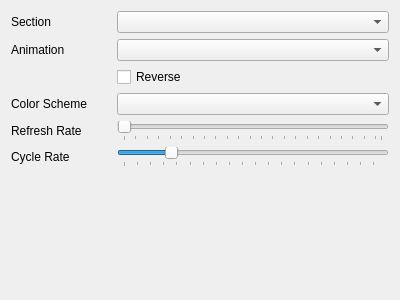
<?xml version="1.0" encoding="UTF-8"?>
<ui version="4.0">
 <class>MaestroControl</class>
 <widget class="QWidget" name="MaestroControl">
  <property name="geometry">
   <rect>
    <x>0</x>
    <y>0</y>
    <width>400</width>
    <height>300</height>
   </rect>
  </property>
  <property name="windowTitle">
   <string>Form</string>
  </property>
  <layout class="QGridLayout" name="gridLayout_2">
   <item row="0" column="0">
    <layout class="QFormLayout" name="controlLayout">
     <item row="0" column="0">
      <widget class="QLabel" name="sectionLabel">
       <property name="minimumSize">
        <size>
         <width>100</width>
         <height>0</height>
        </size>
       </property>
       <property name="text">
        <string>Section</string>
       </property>
      </widget>
     </item>
     <item row="0" column="1">
      <widget class="QComboBox" name="sectionComboBox">
       <property name="minimumSize">
        <size>
         <width>150</width>
         <height>0</height>
        </size>
       </property>
      </widget>
     </item>
     <item row="1" column="0">
      <widget class="QLabel" name="animationLabel">
       <property name="minimumSize">
        <size>
         <width>100</width>
         <height>0</height>
        </size>
       </property>
       <property name="text">
        <string>Animation</string>
       </property>
      </widget>
     </item>
     <item row="1" column="1">
      <widget class="QComboBox" name="animationComboBox">
       <property name="minimumSize">
        <size>
         <width>150</width>
         <height>0</height>
        </size>
       </property>
      </widget>
     </item>
     <item row="2" column="1">
      <widget class="QCheckBox" name="reverseAnimationCheckBox">
       <property name="text">
        <string>Reverse</string>
       </property>
      </widget>
     </item>
     <item row="3" column="0">
      <widget class="QLabel" name="colorLabel">
       <property name="minimumSize">
        <size>
         <width>100</width>
         <height>0</height>
        </size>
       </property>
       <property name="text">
        <string>Color Scheme</string>
       </property>
      </widget>
     </item>
     <item row="3" column="1">
      <widget class="QComboBox" name="colorComboBox">
       <property name="minimumSize">
        <size>
         <width>150</width>
         <height>0</height>
        </size>
       </property>
       <property name="currentText">
        <string/>
       </property>
       <property name="sizeAdjustPolicy">
        <enum>QComboBox::AdjustToContents</enum>
       </property>
      </widget>
     </item>
     <item row="4" column="0">
      <widget class="QLabel" name="refreshLabel">
       <property name="minimumSize">
        <size>
         <width>100</width>
         <height>0</height>
        </size>
       </property>
       <property name="text">
        <string>Refresh Rate</string>
       </property>
      </widget>
     </item>
     <item row="4" column="1">
      <widget class="QSlider" name="refreshSlider">
       <property name="minimum">
        <number>5</number>
       </property>
       <property name="maximum">
        <number>50</number>
       </property>
       <property name="pageStep">
        <number>8</number>
       </property>
       <property name="orientation">
        <enum>Qt::Horizontal</enum>
       </property>
       <property name="invertedAppearance">
        <bool>false</bool>
       </property>
       <property name="tickPosition">
        <enum>QSlider::TicksBelow</enum>
       </property>
       <property name="tickInterval">
        <number>2</number>
       </property>
      </widget>
     </item>
     <item row="5" column="0">
      <widget class="QLabel" name="cycleLabel">
       <property name="minimumSize">
        <size>
         <width>100</width>
         <height>0</height>
        </size>
       </property>
       <property name="text">
        <string>Cycle Rate</string>
       </property>
      </widget>
     </item>
     <item row="5" column="1">
      <widget class="QSlider" name="cycleSlider">
       <property name="minimum">
        <number>20</number>
       </property>
       <property name="maximum">
        <number>1000</number>
       </property>
       <property name="singleStep">
        <number>5</number>
       </property>
       <property name="value">
        <number>200</number>
       </property>
       <property name="orientation">
        <enum>Qt::Horizontal</enum>
       </property>
       <property name="tickPosition">
        <enum>QSlider::TicksBelow</enum>
       </property>
       <property name="tickInterval">
        <number>50</number>
       </property>
      </widget>
     </item>
    </layout>
   </item>
  </layout>
 </widget>
 <resources/>
 <connections/>
</ui>
